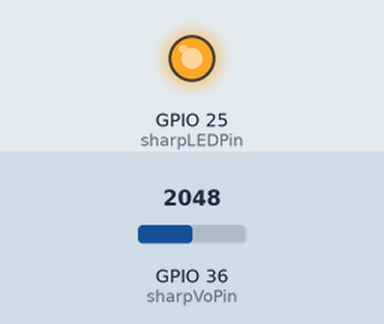
This sketch was run on a simulated ESP32. On the bench: output pins drawn as LEDs (lit = HIGH). The test bench sets the inputs (shaded band); at power-on: GPIO 36 (sharpVoPin) = 2048. What the sketch prints to the serial monitor is not drawn.

Above: at 0.1 s.
Timing chart, 0 to 1.6 s (numbered marks = the images above):
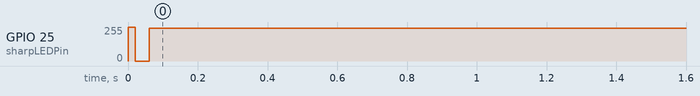

The sketch:

00-Rain.ino
```cpp
#define USE_AVG

const int sharpLEDPin = 25;
const int sharpVoPin = 36;

#ifdef USE_AVG
#define N 100
static unsigned long VoRawTotal = 0;
static int VoRawCount = 0;
#endif // USE_AVG

static float Voc = 0.6;
const float K = 0.5;

/////////////////////////////////////////////////////////////////////////////

// Helper functions to print a data value to the serial monitor.
void printValue(String text, unsigned int value, bool isLast = false) {
  Serial.print(text);
  Serial.print("=");
  Serial.print(value);
  if (!isLast) {
    Serial.print(", ");
  }
}
void printFValue(String text, float value, String units, bool isLast = false) {
  Serial.print(text);
  Serial.print("=");
  Serial.print(value);
  Serial.print(units);
  if (!isLast) {
    Serial.print(", ");
  }
}

/////////////////////////////////////////////////////////////////////////////

// Arduino setup function.
void setup() {
  pinMode(sharpLEDPin, OUTPUT);
  Serial.begin(115200);
}

void loop() {
  digitalWrite(sharpLEDPin, LOW);
  delayMicroseconds(280);
  int VoRaw = analogRead(sharpVoPin);
  digitalWrite(sharpLEDPin, HIGH);
  delayMicroseconds(9620);
  float Vo = VoRaw;
  #ifdef USE_AVG
  VoRawTotal += VoRaw;
  VoRawCount++;
  if ( VoRawCount >= N ) {
    Vo = 1.0 * VoRawTotal / N;
    VoRawCount = 0;
    VoRawTotal = 0;
  } else {
    return;
  }
  #endif
  Vo = Vo / 4095.0 * 5;
  printFValue("Vo", Vo*1000.0, "mV");
  float dV = Vo - Voc;
  if ( dV < 0 ) {
    dV = 0;
    Voc = Vo;
  }
  float dustDensity = dV / K * 100.0;
  printFValue("DustDensity", dustDensity, "ug/m3", true);
  Serial.println("");

}
```

Measured:
- by itself, GPIO 25 (sharpLEDPin): 0/255 → 246/255 at 0.00 s
